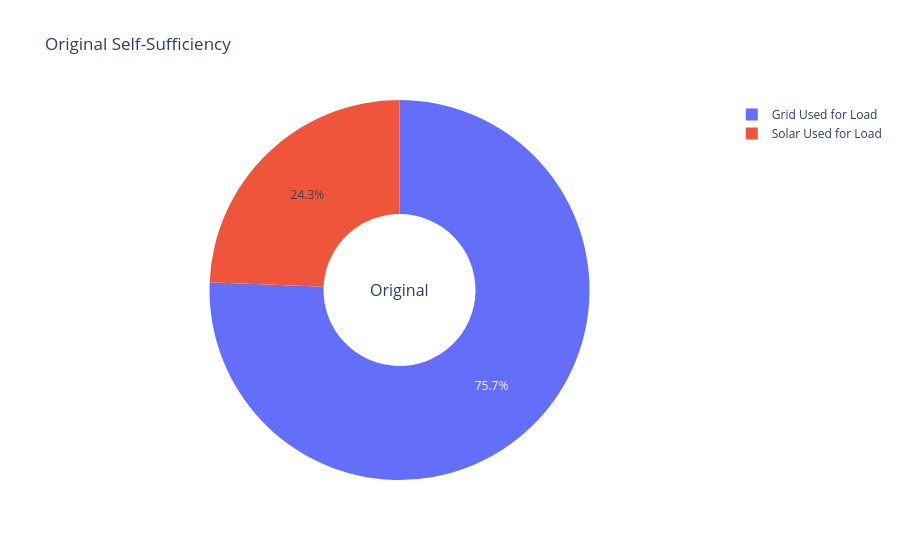
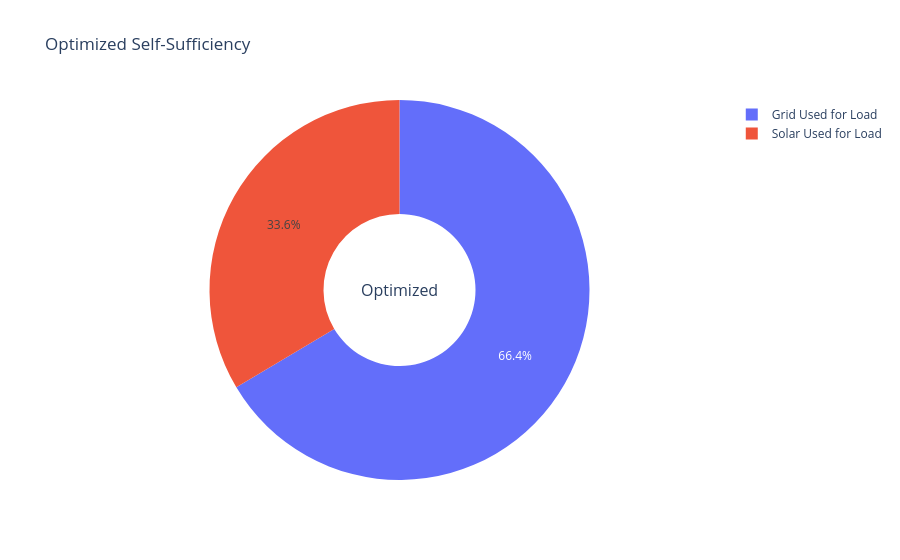

These figures' notebook cell, in order:
### Code cell
import pandas as pd
import plotly.graph_objs as go
import numpy as np

interval_hours = 0.5  # 30 minutes per row

# --- Original ---
total_load = (df['P_Load'] + df['P_deferrable0'] + df['P_deferrable1']) * interval_hours / 1000
solar_used = (total_load - df['P_grid_pos']).clip(lower=0)
solar_used = np.minimum(solar_used, df['P_PV'] * interval_hours / 1000)
total_solar_used = solar_used.sum()
total_load_sum = total_load.sum()
self_sufficiency_original = (total_solar_used / total_load_sum) * 100 if total_load_sum != 0 else 0

# --- Optimal ---
total_load_opt = (optimal_df['P_Load'] + optimal_df['P_deferrable0'] + optimal_df['P_deferrable1']) * interval_hours / 1000
solar_used_opt = (total_load_opt - optimal_df['P_grid_pos'] * interval_hours / 1000).clip(lower=0)
solar_used_opt = np.minimum(solar_used_opt, optimal_df['P_PV'] * interval_hours / 1000)
total_solar_used_opt = solar_used_opt.sum()
total_load_sum_opt = total_load_opt.sum()
self_sufficiency_optimal = (total_solar_used_opt / total_load_sum_opt) * 100 if total_load_sum_opt != 0 else 0

# --- Table ---
improvement = self_sufficiency_optimal - self_sufficiency_original
table = pd.DataFrame({
    'Scenario': ['Original', 'Optimized', 'Improvement'],
    'Self-Sufficiency (%)': [self_sufficiency_original, self_sufficiency_optimal, improvement]
})
print(table)

# --- Pie charts ---
labels = ['Solar Used for Load', 'Grid Used for Load']
values_original = [total_solar_used, total_load_sum - total_solar_used]
values_optimal = [total_solar_used_opt, total_load_sum_opt - total_solar_used_opt]

fig1 = go.Figure(data=[go.Pie(labels=labels, values=values_original, hole=0.4)])
fig1.update_layout(title='Original Self-Sufficiency', annotations=[dict(text='Original', x=0.5, y=0.5, font_size=16, showarrow=False)])

fig2 = go.Figure(data=[go.Pie(labels=labels, values=values_optimal, hole=0.4)])
fig2.update_layout(title='Optimized Self-Sufficiency', annotations=[dict(text='Optimized', x=0.5, y=0.5, font_size=16, showarrow=False)])

fig1.show()
fig2.show()

### Figure 1 — Plotly figure (JSON) as saved in the notebook; plotly's stock layout.template omitted (floating-point values rounded to 4 significant figures)
{"data": [{"hole": 0.4, "labels": ["Solar Used for Load", "Grid Used for Load"], "type": "pie", "values": [5.501, 17.09]}], "layout": {"annotations": [{"font": {"size": 16}, "showarrow": false, "text": "Original", "x": 0.5, "y": 0.5}], "title": {"text": "Original Self-Sufficiency"}}}

### Figure 2 — Plotly figure (JSON) as saved in the notebook; plotly's stock layout.template omitted (floating-point values rounded to 4 significant figures)
{"data": [{"hole": 0.4, "labels": ["Solar Used for Load", "Grid Used for Load"], "type": "pie", "values": [7.584, 15.01]}], "layout": {"annotations": [{"font": {"size": 16}, "showarrow": false, "text": "Optimized", "x": 0.5, "y": 0.5}], "title": {"text": "Optimized Self-Sufficiency"}}}
